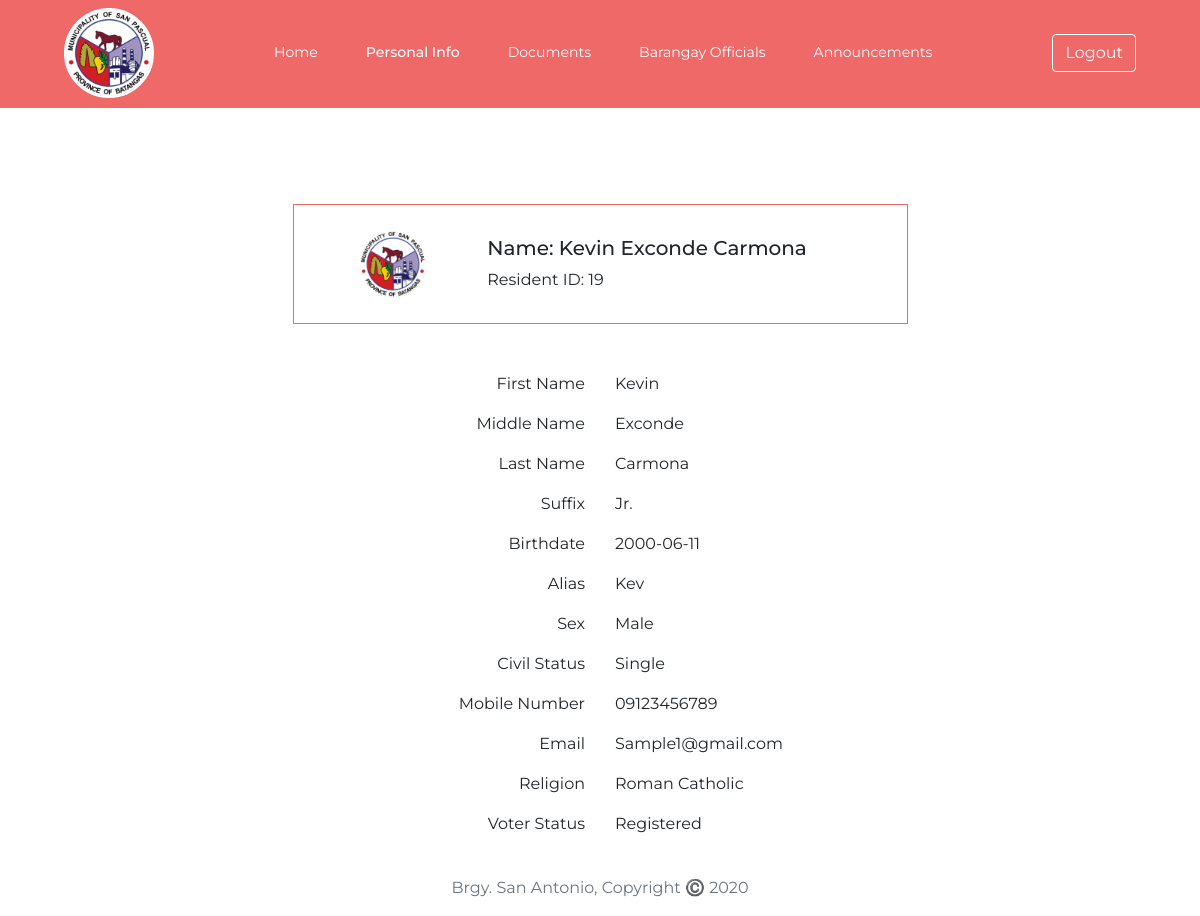
/user_PersonalInfo.php (signed in), run on the app's committed database.
### tables this page shows
CREATE TABLE `resident_info` (
  `resident_id` int(50) NOT NULL,
  `first_name` varchar(50) NOT NULL,
  `middle_name` varchar(50) NOT NULL,
  `last_name` varchar(50) NOT NULL,
  `suffix` varchar(50) NOT NULL,
  `alias` varchar(50) NOT NULL,
  `birthday` varchar(50) NOT NULL,
  `sex` varchar(50) NOT NULL,
  `mobile_no` varchar(50) NOT NULL,
  `email` varchar(50) NOT NULL,
  `religion` varchar(50) NOT NULL,
  `civil_stat` varchar(50) NOT NULL,
  `voter_stat` varchar(50) NOT NULL,
  `username` varchar(50) NOT NULL,
  `password` varchar(50) NOT NULL
);

### functions.php (called while the page is built, shortened)
<?php
    class User
    {
        private $conn;
        public function __construct()
        {
            $database = new Database();
            $db = $database->dbConnection();
            $this->conn = $db;
        }
        public function runQuery($sql)
        {
            $stmt = $this->conn->prepare($sql);
            return $stmt;
        }
    }
?>

### user_PersonalInfo.php (the view, shortened to what this page needs)
<?php
require_once ('functions.php');
$userObj = new User();
?>
<!DOCTYPE html>
<html>
<head>
    <link rel="stylesheet" href="stylesheets/user_PersonalInfo.css">
    <link rel="stylesheet" href="https://cdn.jsdelivr.net/npm/bootstrap@4.5.3/dist/css/bootstrap.min.css">
</head>
<body>
    <div>
        <nav class="navbar navbar-expand-lg mb-5">
            <img src="img/Logo.png" alt="logo" id="nav-img" class="ml-md-5">
            <div class="navbar-collapse collapse  justify-content-center" id="navbar1">
                <ul class="navbar-nav">
                    <li class="nav-item pl-3 pr-3 ">
                        <a class="nav-item nav-link" href="user_Home.php">Home</a>
                    </li>
                    <li class="nav-item pl-3 pr-3 active">
                        <a class="nav-link" href="user_PersonalInfo.php">Personal Info</a>
                    </li>
                    <li class="nav-item pl-3 pr-3">
                        <a class="nav-link" href="user_Documents.php">Documents</a>
                    </li>
                    <li class="nav-item pl-3 pr-3">
                        <a class="nav-link" href="user_BarangayOfficials.php">Barangay Officials</a>
                    </li>
                    <li class="nav-item pl-3 pr-3">
                        <a class="nav-link" href="user_Announcements.php">Announcements</a>
                    </li>
                </ul>
            </div>
            <a href="user_PersonalInfo.php?logout=true">
                <button style="font-family: 'Montserrat', sans-serif !important;" class="btn btn-outline-danger logout-btn  mr-md-5" type="button"  id="logout-btn">Logout</button>
            </a>
        </nav>
    </div>
    <?php
        $resident_id = $_SESSION['session_login']['resident_id'];
        $sql="SELECT * FROM resident_info WHERE resident_id = $resident_id ";
        $stmt=$userObj->runQuery($sql);
        $stmt->execute();
        if($stmt->rowCount()>0)
        {
            while($rowUser = $stmt->fetch(PDO::FETCH_ASSOC)){
    ?>
    <br><br>
    <div class="row mb-5">
        <div class="col-6 offset-3 justify-content-center" style="height:120px; border: 1px solid #ef6969;">
            <div class="row align-items-center justify-content-around">
                <div class="col-2" >
                    <img src="./img/Logo.png" width="70px" height="70px" class="m-4" alt="icon">
                </div>
                <div class="col-8">
                    <h5 class="p-0 m-0"> Name: <?php print($rowUser['first_name'] . " " . $rowUser['middle_name']. " " . $rowUser['last_name'])  ?></h5>
                    <p class="p-0 pt-2 m-0">Resident ID: <?php print($rowUser['resident_id']) ?> </p>
                </div>
            </div>
        </div>
    </div>
    <div class="row m-0">
        <div class="col-4 pl-3 offset-2 align-items-left text-right">
            <p>First Name</p>
            <p>Middle Name</p>
            <p>Last Name</p>
            <p>Suffix</p>
            <p>Birthdate</p>
            <p>Alias</p>
            <p>Sex</p>
            <p>Civil Status</p>
            <p>Mobile Number</p>
            <p>Email</p>
            <p>Religion</p>
            <p>Voter Status</p>
        </div>
        <div class="col-4 pr-3 offsetr-2 align-items-right text-left">
            <p><?php print($rowUser['first_name'])?></p>
            <p><?php print($rowUser['middle_name']) ?></p>
            <p><?php print($rowUser['last_name']) ?></p>
            <p><?php print($rowUser['suffix']) ?></p>
            <p><?php print($rowUser['birthday']) ?></p>
            <p><?php print($rowUser['alias']) ?></p>
            <p><?php print($rowUser['sex']) ?></p>
            <p><?php print($rowUser['civil_stat']) ?></p>
            <p><?php print($rowUser['mobile_no']) ?></p>
            <p><?php print($rowUser['email']) ?></p>
            <p><?php print($rowUser['religion']) ?></p>
            <p><?php print($rowUser['voter_stat']) ?></p>
        </div>
    </div>
    <?php
        };  };
    ?>
    <div class="row m-0 mt-3">
        <div class="col-12 text-center text-muted">
            <p class="m-0 pb-3 mt-md-2 mt-sm-2">Brgy. San Antonio, Copyright ©️ 2020 </p>
        </div>
    </div>
</body>
</html>

### stylesheets/user_PersonalInfo.css (style rules this page uses)
body { font-family: 'Montserrat', sans-serif !important; margin:0; }
.navbar { background-color: #ef6969; color: #ef6969; clear: both; border-bottom: 2px solid #EF6969; }
.navbar ul li a { color: white; }
.navbar-nav .active a { color: white; font-weight: 500; }
.nav-link { font-family: 'Montserrat'; font-weight: 400; font-size: 0.88rem; padding:1rem; text-decoration: none; }
.logout-btn { color: white !important; border-color: white !important; }

### data on the page
resident_info: first_name "Kevin", middle_name "Exconde", last_name "Carmona", resident_id "19", suffix "Jr.", birthday "2000-06-11", alias "Kev", sex "Male", civil_stat "Single", mobile_no "09123456789", email "Sample1@gmail.com", religion "Roman Catholic", voter_stat "Registered"
